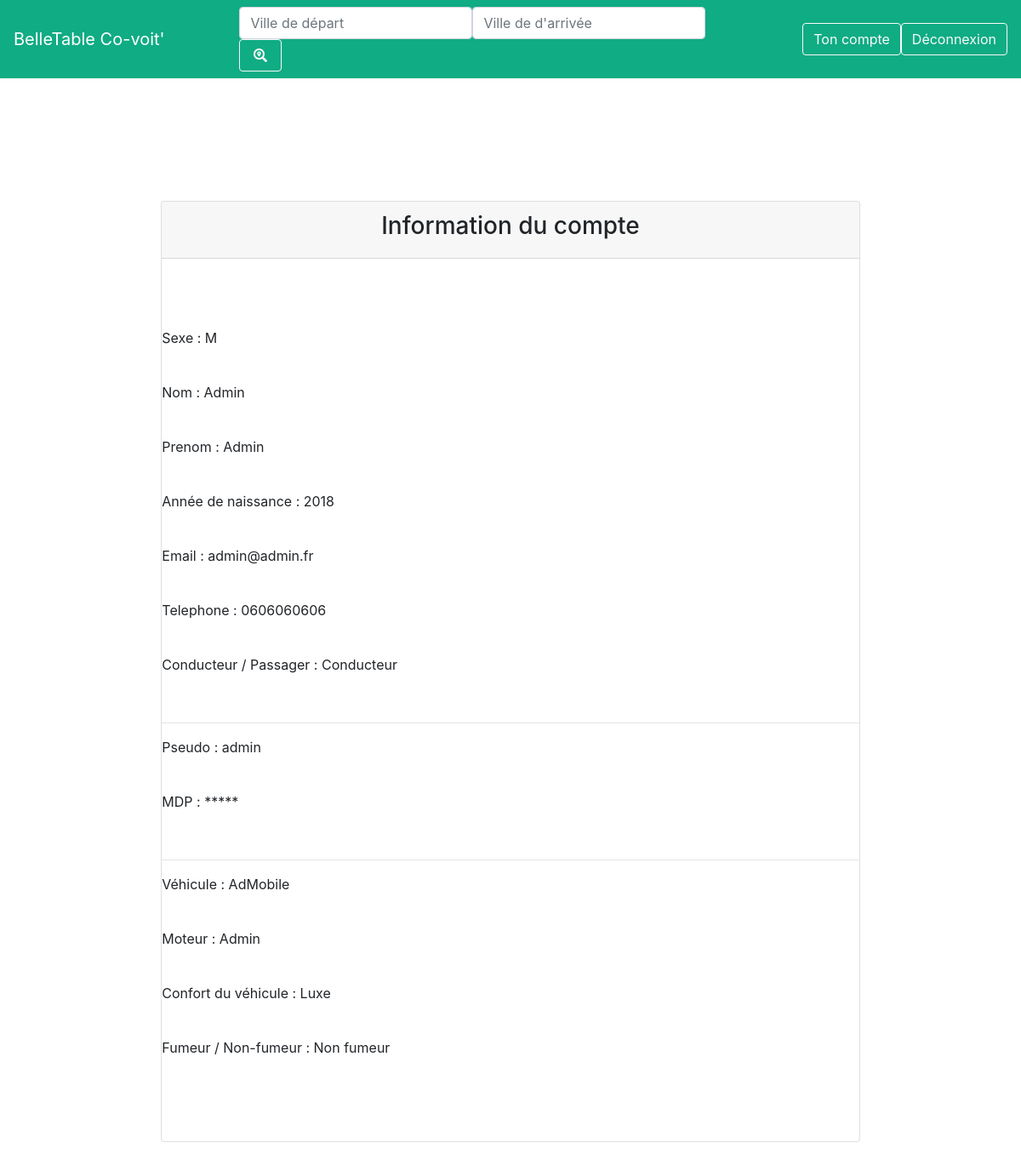
/userAccount.php (signed in), run on the app's committed database.
### tables this page shows
CREATE TABLE IF NOT EXISTS `membres` (
  `mel` varchar(50) NOT NULL,
  `pseudo` varchar(20) NOT NULL,
  `pass` varchar(20) NOT NULL,
  `nom` varchar(50) NOT NULL,
  `prenom` varchar(50) NOT NULL,
  `tel_mobile` varchar(20) NOT NULL,
  `sexe` varchar(10) NOT NULL,
  `fumeur` varchar(10) NOT NULL,
  `voiture` varchar(50) NOT NULL,
  `moteur` varchar(10) NOT NULL,
  `annee_naissance` year(4) NOT NULL,
  `photo` varchar(200) DEFAULT NULL,
  `type` varchar(10) NOT NULL,
  `confort` varchar(10) NOT NULL,
  PRIMARY KEY (`mel`)
);

### userAccount.php (the view, shortened to what this page needs)
<?php
include 'include/header.php';
include 'db/dbCon.php';
$req = $db->query("SELECT * FROM membres WHERE pseudo = '" . $_SESSION['user'] . "'");
$user = $req->fetch();
?>
<section class = "container login-wrapper">
    <div class = "card login-card">
        <div class = "card-header text-center">
            <h3>Information du compte</h3>
        </div>
        <div class="card-body">
            <p>Sexe : <?= $user['sexe'] ?></p><br>
            <p>Nom : <?= $user['nom'] ?></p><br>
            <p>Prenom : <?= $user['prenom'] ?></p><br>
            <p>Année de naissance : <?= $user['annee_naissance'] ?></p><br>
            <p>Email : <?= $user['mel'] ?></p><br>
            <p>Telephone : <?= $user['tel_mobile'] ?></p><br>
            <p>Conducteur / Passager : <?= $user['type'] ?></p><br>
            <hr>
            <p>Pseudo : <?= $user['pseudo'] ?></p><br>
            <p>MDP : ***** </p><br>
            <hr>
            <p>Véhicule : <?= $user['voiture'] ?></p><br>
            <p>Moteur : <?= $user['moteur'] ?></p><br>
            <p>Confort du véhicule : <?= $user['confort'] ?></p><br>
            <p>Fumeur / Non-fumeur : <?= $user['fumeur'] ?></p><br>
        </div>
    </div>
</section>
<?php
include 'include/footer.php';

### style/style.css (style rules this page uses)
.card-body { padding: 7% 0; }
.login-card { margin: 13%; }

### data on the page
membres: sexe "M", nom "Admin", prenom "Admin", annee_naissance "2018", mel "admin@admin.fr", tel_mobile "0606060606", type "Conducteur", pseudo "admin", voiture "AdMobile", moteur "Admin", confort "Luxe", fumeur "Non fumeur"
